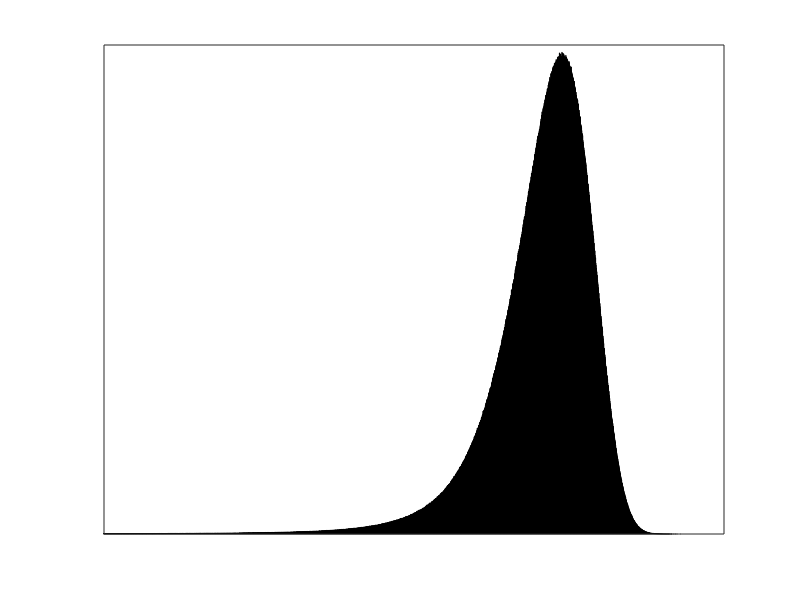

This figure's MATLAB source:
function FIG05_nongaussian_histogram

Z=randn(1,5e7);
Z2=log(abs(Z+3));
figure; hist(Z2,10000);
xlim([-2.5,2.5]);
set(gcf,'Color','w');
set(gca,'xtick',[])
set(gca,'ytick',[])

% Save .eps by hand
%set(gcf,'paperposition',[0,0,5,3.5]);
%print('../images/nongaussian_histogram.eps','-depsc2');

end
